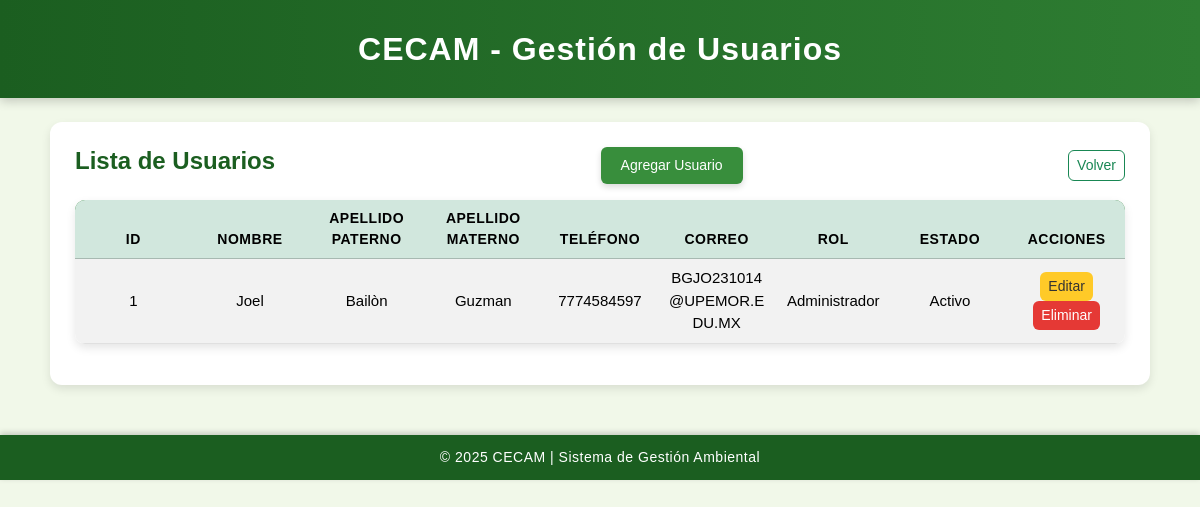
/index.php?view=gestion_usuarios (signed in), run on the app's committed database.
### tables this page shows
CREATE TABLE `usuario` (
  `idUsuario` int(11) NOT NULL AUTO_INCREMENT,
  `Nombre` varchar(50) NOT NULL,
  `ApellidoPaterno` varchar(50) NOT NULL,
  `ApellidoMaterno` varchar(50) DEFAULT NULL,
  `Telefono` varchar(15) DEFAULT NULL,
  `Correo` varchar(100) NOT NULL,
  `Pass` varchar(255) NOT NULL,
  `Cargo` varchar(100) DEFAULT NULL,
  `FechaRegistro` datetime DEFAULT current_timestamp(),
  `CreadoPor` int(11) DEFAULT NULL,
  `Estado` enum('Activo','Inactivo') DEFAULT 'Activo',
  `idRol` int(11) NOT NULL,
  PRIMARY KEY (`idUsuario`),
  UNIQUE KEY `Correo` (`Correo`),
  KEY `idRol` (`idRol`),
  KEY `fk_usuario_CreadoPor` (`CreadoPor`),
  CONSTRAINT `Usuario_ibfk_1` FOREIGN KEY (`idRol`) REFERENCES `rol` (`idRol`),
  CONSTRAINT `fk_usuario_CreadoPor` FOREIGN KEY (`CreadoPor`) REFERENCES `usuario` (`idUsuario`) ON DELETE SET NULL ON UPDATE CASCADE
);

CREATE TABLE `rol` (
  `idRol` int(11) NOT NULL AUTO_INCREMENT,
  `Nombre` varchar(50) NOT NULL,
  `Descripcion` text DEFAULT NULL,
  PRIMARY KEY (`idRol`)
);

### app/controllers/UsuarioController.php (called while the page is built, shortened)
<?php
require_once __DIR__ . '/../models/UsuarioModel.php';
class UsuarioController {
    private $model;
    public function __construct($connection = null) {
        $this->model = new UsuarioModel($connection);
    }
    public function index() {
        $usuarios = $this->model->getAllUsersWithRole();
        include __DIR__ . '/../views/gestion_usuarios.php';
    }
}

### app/models/Model.php (called while the page is built, shortened)
<?php
class Model
{
    public function __construct($connection = null)
    {
        if ($connection) {
            $this->db = $connection;
        } else {
            $database = new Database();
            $this->db = $database->connect();
        }
    }
}

### app/models/UsuarioModel.php (called while the page is built, shortened)
<?php
require_once(__DIR__ . '/Model.php');
class UsuarioModel extends Model
{
    public function getAllUsersWithRole()
    {
        $sql = "
            SELECT
                u.idUsuario,
                u.Nombre,
                u.ApellidoPaterno,
                u.ApellidoMaterno,
                u.Telefono,
                u.Correo,
                r.Nombre AS NombreRol,
                u.Estado
            FROM Usuario u
            JOIN Rol r ON u.idRol = r.idRol
            ORDER BY u.ApellidoPaterno, u.ApellidoMaterno, u.Nombre
        ";
        $result = $this->db->query($sql);
        return $result->fetch_all(MYSQLI_ASSOC);
    }
}
?>

### app/views/gestion_usuarios.php (the view, shortened to what this page needs)
<!DOCTYPE html>
<html lang="es">
<head>
  <link href="https://cdn.jsdelivr.net/npm/bootstrap@5.3.2/dist/css/bootstrap.min.css" rel="stylesheet">
  <link rel="stylesheet" href="public/css/usuarios.css">
</head>
<body>
<header>
  <h3>CECAM - Gestión de Usuarios</h3>
</header>
<div class="container mt-4">
  <div class="d-flex justify-content-between align-items-center mb-3">
    <h4>Lista de Usuarios</h4>
    <button class="btn btn-add" data-bs-toggle="modal" data-bs-target="#modalAgregar">Agregar Usuario</button>
    <a href="index.php?view=dashboard_admin" class="btn btn-outline-success btn-sm">Volver</a>
  </div>
  <table class="table table-striped text-center align-middle">
    <thead class="table-success">
      <tr>
        <th>ID</th>
        <th>Nombre</th>
        <th>Apellido Paterno</th>
        <th>Apellido Materno</th>
        <th>Teléfono</th>
        <th>Correo</th>
        <th>Rol</th>
        <th>Estado</th>
        <th>Acciones</th>
      </tr>
    </thead>
    <tbody>
      <?php if (!empty($usuarios)): ?>
        <?php foreach ($usuarios as $u): ?>
        <tr>
          <td><?= htmlspecialchars($u['idUsuario']) ?></td>
          <td><?= htmlspecialchars($u['Nombre']) ?></td>
          <td><?= htmlspecialchars($u['ApellidoPaterno']) ?></td>
          <td><?= htmlspecialchars($u['ApellidoMaterno']) ?></td>
          <td><?= htmlspecialchars($u['Telefono']) ?></td>
          <td><?= htmlspecialchars($u['Correo']) ?></td>
          <td><?= htmlspecialchars($u['NombreRol']) ?></td>
          <td><?= htmlspecialchars($u['Estado']) ?></td>
          <td>
            <button
              class="btn btn-warning btn-sm btnEditar"
              data-id="<?= $u['idUsuario'] ?>"
              data-nombre="<?= htmlspecialchars($u['Nombre']) ?>"
              data-apellido_paterno="<?= htmlspecialchars($u['ApellidoPaterno']) ?>"
              data-apellido_materno="<?= htmlspecialchars($u['ApellidoMaterno']) ?>"
              data-telefono="<?= htmlspecialchars($u['Telefono']) ?>"
              data-correo="<?= htmlspecialchars($u['Correo']) ?>"
              data-rol="<?= htmlspecialchars($u['NombreRol']) ?>"
              data-bs-toggle="modal"
              data-bs-target="#modalEditar"
            >Editar</button>
            <a href="index.php?controller=usuario&action=eliminar&id=<?= $u['idUsuario'] ?>"
               class="btn btn-danger btn-sm"
               onclick="return confirm('¿Estás seguro de eliminar este usuario?');">
               Eliminar
            </a>
          </td>
        </tr>
        <?php endforeach; ?>
      <?php else: ?>
        <tr><td colspan="9">No hay usuarios registrados.</td></tr>
      <?php endif; ?>
    </tbody>
  </table>
</div>
<footer>© 2025 CECAM | Sistema de Gestión Ambiental</footer>
</body>
</html>

### public/css/usuarios.css (style rules this page uses)
body { background-color: #f1f8e9; font-family: 'Poppins', sans-serif; margin: 0; padding: 0; color: #333; }
header { background: linear-gradient(90deg, #1b5e20, #2e7d32); color: #fff; text-align: center; padding: 30px 10px; box-shadow: 0px 3px 10px rgba(0, 0, 0, 0.2); }
header h3 { font-size: 32px; font-weight: 600; letter-spacing: 1px; margin: 0; }
.container { max-width: 1100px; margin: 25px auto; background: white; padding: 25px; border-radius: 12px; box-shadow: 0px 4px 10px rgba(0, 0, 0, 0.1); }
.container h4 { font-weight: 600; color: #1b5e20; }
.btn-add, .btn-back { background-color: #388e3c; color: white !important; border: none; padding: 8px 20px; border-radius: 6px; font-weight: 500; box-shadow: 0px 3px 6px rgba(0, 0, 0, 0.15); transition: all 0.3s ease; }
table { background: #fff; border-radius: 10px; border-collapse: collapse; width: 100%; box-shadow: 0px 4px 10px rgba(0, 0, 0, 0.1); overflow: hidden; table-layout: fixed; }
thead { background: #2e7d32; color: white; }
th { padding: 12px; font-weight: 600; text-transform: uppercase; font-size: 14px; letter-spacing: 0.5px; }
td { padding: 12px; vertical-align: middle; border-bottom: 1px solid #e0e0e0; font-size: 15px; word-break: break-word; }
.btn { font-size: 14px; font-weight: 500; border-radius: 6px; transition: all 0.3s ease; }
.btn-warning { background-color: #ffca28; color: #333; border: none; }
.btn-danger { background-color: #e53935; color: #fff; border: none; }
footer { text-align: center; background-color: #1b5e20; color: #fff; padding: 12px 0; font-size: 14px; margin-top: 50px; letter-spacing: 0.5px; box-shadow: 0 -2px 6px rgba(0, 0, 0, 0.2); }

### data on the page
usuario: idUsuario "1", Nombre "Joel", ApellidoPaterno "Bailòn", ApellidoMaterno "Guzman", Telefono "7774584597", Correo "BGJO231014@UPEMOR.EDU.MX", idRol.Nombre "Administrador", Estado "Activo"
